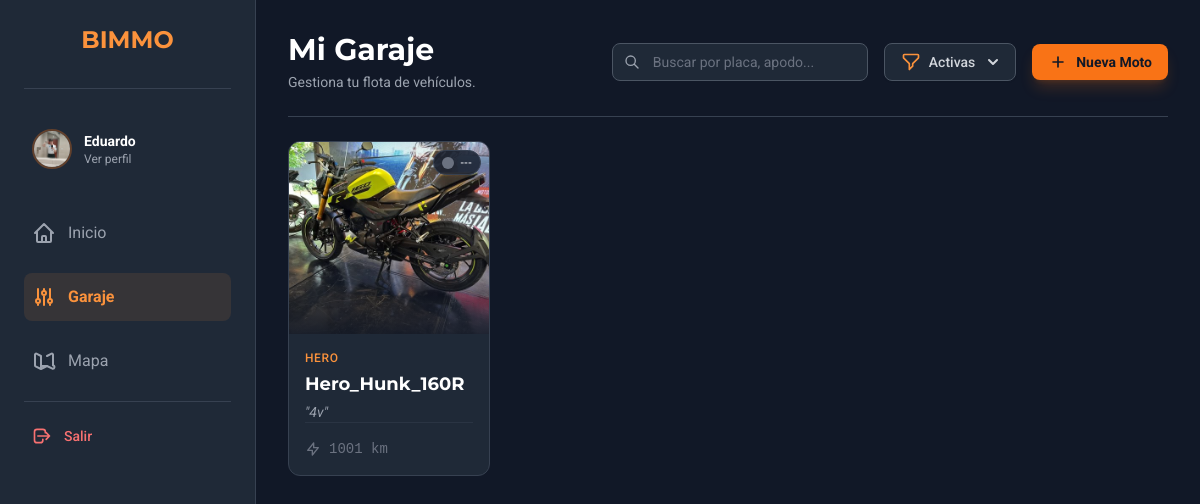
Before: /garage/ (signed in) with the older database file.
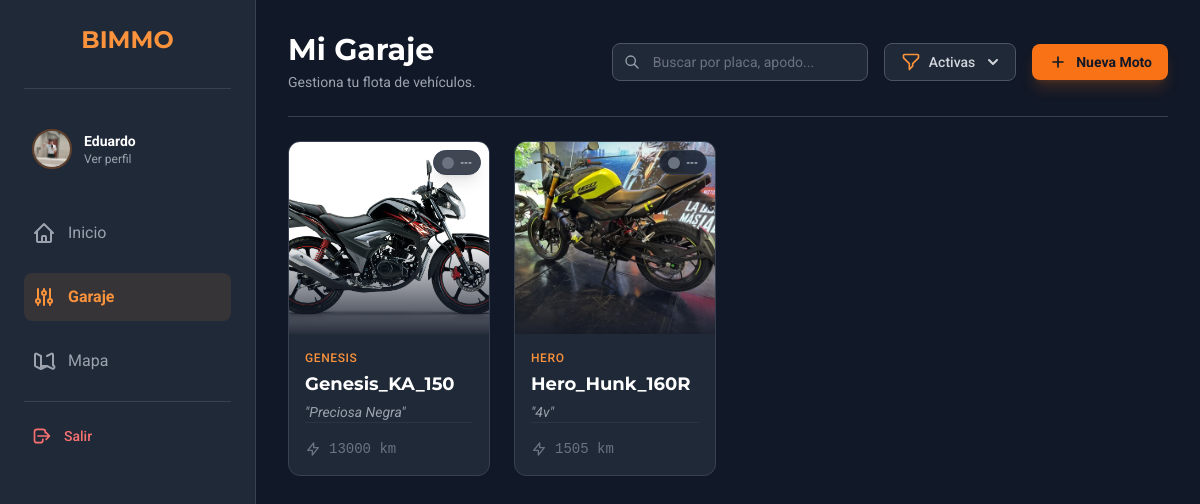
After: the same page with the newer database file.
### app/models.py (models this page shows, shortened)
class Motorcycle(models.Model):
    owner = models.ForeignKey(User, on_delete=models.CASCADE, related_name='motorcycles')
    nickname = models.CharField(max_length=100, help_text="Apodo de tu moto (ej. La Furia)")
    make = models.CharField(max_length=100, verbose_name="Marca")
    model = models.CharField(max_length=100, verbose_name="Modelo")
    year = models.IntegerField(verbose_name="Año")
    plate_number = models.CharField(max_length=20, blank=True, null=True, verbose_name="Placa/Matrícula")
    mileage = models.IntegerField(default=0, verbose_name="Kilometraje Actual")
    photo = models.ImageField(upload_to='moto_photos/', default='default_motorcycle_photo.jpg', blank=True)
    is_active = models.BooleanField(default=True, help_text="Desmarcar si vendiste o diste de baja la moto")
    created_at = models.DateTimeField(auto_now_add=True)

### app/views.py (the view)
# urls.py: path('garage/', views.garage, name='garage'),
def garage(request):
    if 'user_id' not in request.session: return redirect('login')
    user = User.objects.get(id=request.session['user_id'])
    current_filter = request.GET.get('filter', 'active')
    motorcycles_qs = Motorcycle.objects.filter(owner=user).order_by('-is_active', '-id')
    motorcycles_data = []
    for moto in motorcycles_qs:
        motorcycles_data.append({
            'obj': moto,  # El objeto moto para acceder a .make, .model, etc.
            'health_color': get_moto_health_color(moto) if moto.is_active else 'gray'
        })
    context = {
        'motorcycles_data': motorcycles_data,
        'current_filter': current_filter
    }
    return render(request, 'garage.html', context)

### app/context_processors.py (called while the page is built)
def user_profile_global(request):
    context = {}
    if 'user_id' in request.session:
        try:
            user = User.objects.get(id=request.session['user_id'])
            context['user_global'] = user
            try:
                context['profile_global'] = Profile.objects.get(user=user)
            except Profile.DoesNotExist:
                context['profile_global'] = None
        except User.DoesNotExist:
            pass
    return context

### app/templates/garage.html (shortened to what the changed rows need)
{% extends "base.html" %}
{% block content %}
<div class="p-4 mx-auto max-w-7xl sm:p-6 lg:p-8">
    <div class="flex flex-col gap-6 pb-6 mb-6 border-b border-gray-700 md:flex-row md:items-center md:justify-between">
        <div>
            <h2 class="text-3xl font-bold text-white">Mi Garaje</h2>
        </div>
    </div>
    {% if motorcycles_data %}
    <div id="moto-grid" class="grid grid-cols-1 gap-6 sm:grid-cols-2 md:grid-cols-3 lg:grid-cols-4 xl:grid-cols-5 transition-all duration-500">
        {% for item in motorcycles_data %}
        {% with motorcycle=item.obj %}
        <a href="{% url 'motodetails' moto_id=motorcycle.id %}"
           class="moto-card group relative block h-full no-underline transition-all duration-300 transform scale-100 opacity-100"
           data-search="{{ motorcycle.nickname|lower }} {{ motorcycle.model|lower }} {{ motorcycle.plate_number|lower }} {{ motorcycle.make|lower }}"
           data-status="{% if motorcycle.is_active %}active{% else %}inactive{% endif %}">
            <div class="flex flex-col h-full overflow-hidden bg-gray-800 border border-gray-700 rounded-xl
                 hover:border-orange-500/50 hover:shadow-xl hover:-translate-y-1 transition-all">
                <div class="relative h-48 overflow-hidden bg-gray-900">
                    {% if motorcycle.photo %}
                        <img src="{{ motorcycle.photo.url }}"
                             alt="{{ motorcycle.model }}"
                             class="object-cover w-full h-full transition-transform duration-500 group-hover:scale-110">
                    {% else %}
                        <img src="https://placehold.co/400x300/1f2937/4b5563?text=Moto"
                             class="object-cover w-full h-full opacity-50">
                    {% endif %}
                    {% if motorcycle.is_active %}
                    <div class="absolute top-2 right-2 flex items-center gap-1.5 px-2 py-1 bg-gray-900/80 backdrop-blur-md rounded-full border border-gray-700 shadow-lg z-10">
                        <span class="relative flex h-3 w-3">
                          {% if item.health_color == 'red' %}
                             <span class="animate-ping absolute inline-flex h-full w-full rounded-full bg-red-400 opacity-75"></span>
                             <span class="relative inline-flex rounded-full h-3 w-3 bg-red-500"></span>
                          {% elif item.health_color == 'yellow' %}
                             <span class="relative inline-flex rounded-full h-3 w-3 bg-yellow-500"></span>
                          {% elif item.health_color == 'green' %}
                             <span class="relative inline-flex rounded-full h-3 w-3 bg-green-500"></span>
                          {% else %}
                             <span class="relative inline-flex rounded-full h-3 w-3 bg-gray-500"></span>
                          {% endif %}
                        </span>
                        <span class="text-[10px] font-bold text-gray-300 uppercase">
                            {% if item.health_color == 'red' %}CRÍTICO
                            {% elif item.health_color == 'yellow' %}ATENCIÓN
                            {% elif item.health_color == 'green' %}OPTIMO
                            {% else %}---{% endif %}
                        </span>
                    </div>
                    {% else %}
                    <div class="absolute top-0 right-0 px-2 py-1 m-2 text-xs font-bold rounded-md backdrop-blur-md border shadow-sm bg-gray-800/80 text-gray-300 border-gray-600">
                        Inactiva
                    </div>
                    {% endif %}
                </div>
                <div class="flex flex-col flex-1 p-4 relative">
                    <div class="flex items-start justify-between">
                        <div class="min-w-0">
                            <p class="text-xs font-medium tracking-wider text-orange-400 uppercase truncate">{{ motorcycle.make }}</p>
                            <h4 class="mt-1 text-lg font-bold text-white truncate group-hover:text-orange-100">{{ motorcycle.model }}</h4>
                        </div>
                    </div>
                    {% if motorcycle.nickname %}
                        <p class="mt-1 text-sm text-gray-400 italic truncate">"{{ motorcycle.nickname }}"</p>
                    {% else %}
                        <p class="mt-1 text-sm text-gray-400">{{ motorcycle.year }}</p>
                    {% endif %}
                    <div class="mt-auto pt-4 border-t border-gray-700/50 space-y-2">
                        <div class="flex items-center gap-2 text-sm text-gray-500">
                            <svg class="w-4 h-4 flex-shrink-0" fill="none" stroke="currentColor" viewBox="0 0 24 24"><path stroke-linecap="round" stroke-linejoin="round" stroke-width="2" d="M13 10V3L4 14h7v7l9-11h-7z"></path></svg>
                            <span class="font-mono">{{ motorcycle.mileage }} km</span>
                        </div>
                    </div>
                </div>
            </div>
        </a>
        {% endwith %}
        {% endfor %}
    </div>
    {% endif %}
</div>
{% endblock %}

Changed rows visible on the page:
now on this page (row edited): Motorcycle: obj.photo (picture), is_active True (drawn), obj.make "GENESIS", obj.model "Genesis_KA_150", obj.nickname "Preciosa Negra", obj.mileage "13000"
changed Motorcycle "Hero_Hunk_160R": obj.mileage "1001" → "1505"
